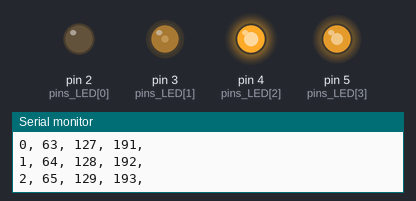
Recording of a sketch running on a simulated Arduino Uno, built with avr-gcc and run on an emulated ATmega328P. Shown: output pins drawn as LEDs (lit = HIGH), the last lines printed to the serial monitor.

Above: at 0.05 s.
At 1.35 s:
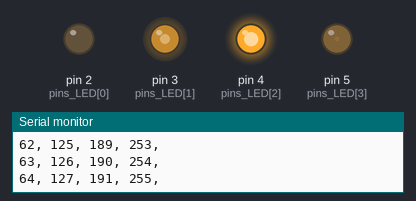
At 2.7 s:
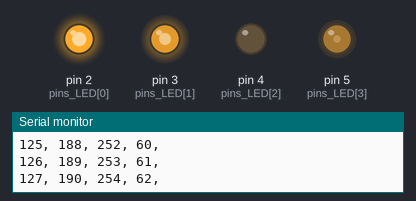
At 4.0 s:
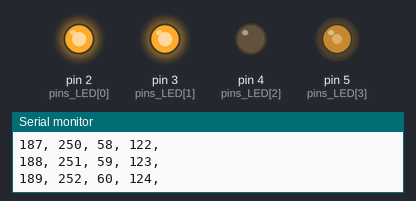
At 4.25 s:
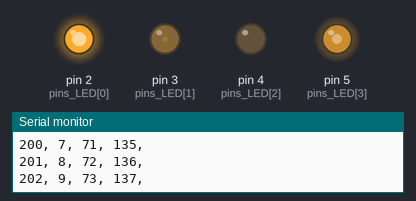
At 5.3 s:
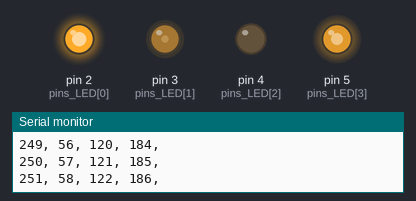
Timing chart, 0 to 7.0 s (numbered marks = the images above):
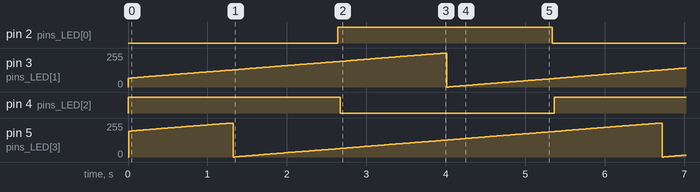

The sketch:

HW5.ino
```cpp
int pins_LED[] = {2, 3, 4, 5}; // LED 연결 핀
int led_value[4] = {0, 63, 127, 191};

void setup() {
  Serial.begin(9600);
  for (int i = 0; i < 4; i++) {
    pinMode(pins_LED[i], OUTPUT);
  }
}

void loop() {
  for (int i = 0; i < 4; i++)
  {
    Serial.print(String(led_value[i]) + ", ");
    analogWrite(pins_LED[i], led_value[i]); // LED 밝기 조절
    led_value[i] = led_value[i] + 1;
    if (led_value[i] == 256)
    {
      led_value[i] = 0 ;
    }
  }
  Serial.println();
}
```

Measured:
- by itself, pin 2 (pins_LED[0]), pin 4 (pins_LED[2]): alternates HIGH for 2.7 s and LOW for 2.7 s
- by itself, pin 3 (pins_LED[1]), pin 5 (pins_LED[3]): ramps from 0/255 to 255/255 and jumps back, once every 5.4 s
